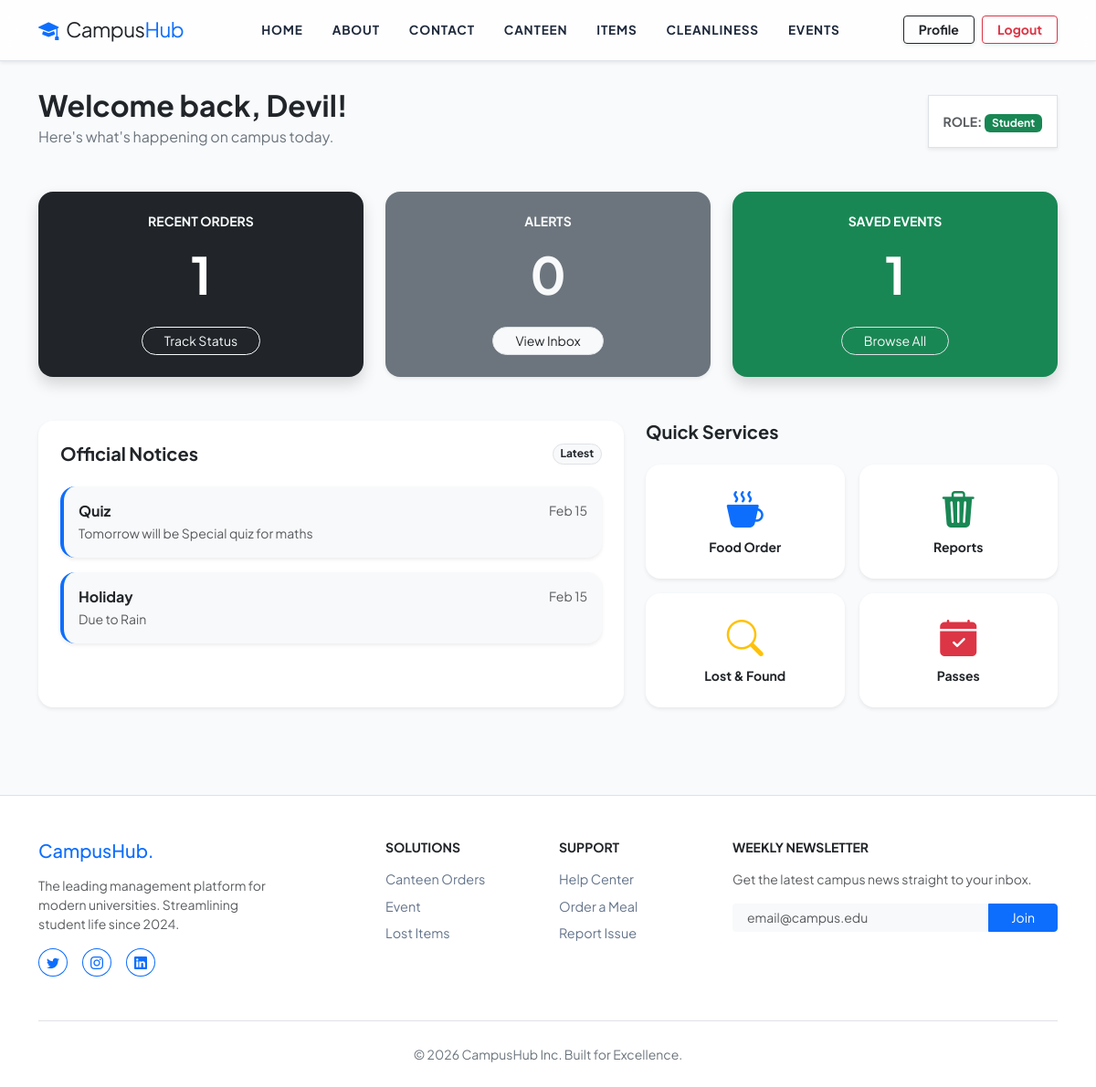
/dashboard/ (signed in), run on the app's committed database.
### notifications/models.py (models this page shows, shortened)
class Announcement(models.Model):
    title = models.CharField(max_length=300)
    content = models.TextField()
    created_by = models.ForeignKey(User, on_delete=models.CASCADE)
    priority = models.CharField(max_length=20, choices=[
        ('low', 'Low'),
        ('normal', 'Normal'),
        ('high', 'High'),
        ('urgent', 'Urgent'),
    ], default='normal')
    created_at = models.DateTimeField(auto_now_add=True)
    updated_at = models.DateTimeField(auto_now=True)
    expires_at = models.DateTimeField(null=True, blank=True)
    class Meta:
        app_label = 'notifications'
        ordering = ['-created_at']
        verbose_name = 'Announcement'
        verbose_name_plural = 'Announcements'

### core/views.py (the view)
# urls.py: path('dashboard/', views.dashboard, name='dashboard'),
@login_required
def dashboard(request):
    user_profile, _ = UserProfile.objects.get_or_create(user=request.user)
    recent_orders = FoodOrder.objects.filter(user=request.user)[:3]
    unread_notifications = Notification.objects.filter(
        user=request.user,
        is_read=False
    ).count()
    upcoming_events = Event.objects.filter(
        event_date__gte=timezone.now()
    ).order_by('event_date')[:3]
    announcements = Announcement.objects.filter(
        Q(expires_at__isnull=True) | Q(expires_at__gte=timezone.now())
    ).order_by('-priority')[:3]
    context = {
        'user_profile': user_profile,
        'recent_orders': recent_orders,
        'unread_notifications': unread_notifications,
        'upcoming_events': upcoming_events,
        'announcements': announcements,
    }
    return render(request, 'core/dashboard.html', context)

### templates/core/dashboard.html (shortened to what this page needs)
{% extends 'core/base.html' %}
{% block content %}
<div class="container py-5">
    <div class="d-flex flex-column flex-md-row justify-content-between align-items-md-end mb-5 gap-3">
        <div>
            <h2 class="fw-bolder text-dark mb-1">Welcome back, {{ user.username }}!</h2>
            <p class="text-secondary mb-0">Here's what's happening on campus today.</p>
        </div>
        <div class="bg-white p-3 shadow-sm border align-self-md-end">
            <span class="small fw-bold text-muted text-uppercase">Role:</span>
            {% if user.is_superuser %}
            <span class="badge bg-danger text-light">Admin</span>
            {% elif user.is_staff %}
            <span class="badge bg-secondary text-light">Staff</span>
            {% else %}
            <span class="badge bg-success text-light">Student</span>
            {% endif %}
        </div>
    </div>
    <div class="row g-4 mb-5 text-center">
        <div class="col-md-4">
            <div class="card border-0 rounded-4 bg-dark text-white p-4 shadow h-100">
                <h6 class="text-uppercase small fw-bold text-light">Recent Orders</h6>
                <h1 class="display-4 fw-bold my-2">{{ recent_orders|length }}</h1>
                <div class="mt-auto pt-3">
                    <a href="{% url 'canteen:order_history' %}"
                        class="btn btn-outline-light btn-sm rounded-pill px-4">Track Status</a>
                </div>
            </div>
        </div>
        <div class="col-md-4">
            <div class="card border-0 rounded-4 bg-secondary p-4 shadow-sm h-100 border">
                <h6 class="text-uppercase small fw-bold text-light">Alerts</h6>
                <h1 class="display-4 fw-bold my-2 text-light">{{ unread_notifications }}</h1>
                <div class="mt-auto pt-3">
                    <a href="{% url 'notifications:list' %}"
                        class="btn btn-light btn-sm rounded-pill px-4 border text-dark">View Inbox</a>
                </div>
            </div>
        </div>
        <div class="col-md-4">
            <div class="card border-0 rounded-4 bg-success text-white p-4 shadow h-100">
                <h6 class="text-uppercase small fw-bold text-white">Saved Events</h6>
                <h1 class="display-4 fw-bold my-2">{{ upcoming_events|length }}</h1>
                <div class="mt-auto pt-3">
                    <a href="{% url 'events:list' %}"
                        class="btn btn-outline-light btn-sm rounded-pill px-4 border border-white-50">Browse All</a>
                </div>
            </div>
        </div>
    </div>
    <div class="row g-4">
        <div class="col-lg-7">
            <div class="card border-0 rounded-4 shadow-sm bg-white p-4 h-100 border">
                <div class="d-flex justify-content-between align-items-center mb-4">
                    <h5 class="fw-bold mb-0">Official Notices</h5>
                    <span class="badge bg-light text-dark border rounded-pill">Latest</span>
                </div>
                <div class="list-group list-group-flush">
                    {% for ann in announcements %}
                    <div
                        class="list-group-item border-0 p-3 mb-3 bg-light rounded-4 border-start border-primary border-4 shadow-sm">
                        <div class="d-flex justify-content-between align-items-center mb-1">
                            <h6 class="fw-bold mb-0">{{ ann.title }}</h6>
                            <small class="text-muted">{{ ann.created_at|date:"M d" }}</small>
                        </div>
                        <p class="small text-muted mb-0 text-break">
                            {{ ann.content|truncatewords:15 }}
                        </p>
                    </div>
                    {% empty %}
                    <div class="text-center py-5">
                        <i class="bi bi-chat-dots display-4 text-muted"></i>
                        <p class="text-muted mt-2">No new announcements today.</p>
                    </div>
                    {% endfor %}
                </div>
            </div>
        </div>
        <div class="col-lg-5">
            <h5 class="fw-bold mb-4">Quick Services</h5>
            <div class="row g-3">
                <div class="col-6">
                    <a href="{% url 'canteen:menu' %}" class="text-decoration-none">
                        <div class="card border-0 rounded-4 shadow-sm text-center p-4 bg-white border h-100">
                            <i class="bi bi-cup-hot-fill text-primary display-6"></i>
                            <p class="small fw-bold text-dark mt-2 mb-0">Food Order</p>
                        </div>
                    </a>
                </div>
                <div class="col-6">
                    <a href="{% url 'cleanliness:list' %}" class="text-decoration-none">
                        <div class="card border-0 rounded-4 shadow-sm text-center p-4 bg-white border h-100">
                            <i class="bi bi-trash3-fill text-success display-6"></i>
                            <p class="small fw-bold text-dark mt-2 mb-0">Reports</p>
                        </div>
                    </a>
                </div>
                <div class="col-6">
                    <a href="{% url 'lostandfound:list' %}" class="text-decoration-none">
                        <div class="card border-0 rounded-4 shadow-sm text-center p-4 bg-white border h-100">
                            <i class="bi bi-search text-warning display-6"></i>
                            <p class="small fw-bold text-dark mt-2 mb-0">Lost & Found</p>
                        </div>
                    </a>
                </div>
                <div class="col-6">
                    <a href="{% url 'events:list' %}" class="text-decoration-none">
                        <div class="card border-0 rounded-4 shadow-sm text-center p-4 bg-white border h-100">
                            <i class="bi bi-calendar-check-fill text-danger display-6"></i>
                            <p class="small fw-bold text-dark mt-2 mb-0">Passes</p>
                        </div>
                    </a>
                </div>
            </div>
        </div>
    </div>
</div>
{% endblock %}

### static/css/base.css (style rules this page uses)
body { font-family: 'Plus Jakarta Sans', sans-serif; background-color: #f8fafc; overflow-x: hidden; }
.card { transition: all 0.3s cubic-bezier(0.165, 0.84, 0.44, 1); border: none; }

### data on the page
Announcement: title "Quiz", created_at "Feb 15", content "Tomorrow will be Special quiz for maths"
Announcement: title "Holiday", created_at "Feb 15", content "Due to Rain"

### other printed values
{{ user.username }} "Devil"
{{ recent_orders|length }} "1"
{{ unread_notifications }} "0"
{{ upcoming_events|length }} "1"
